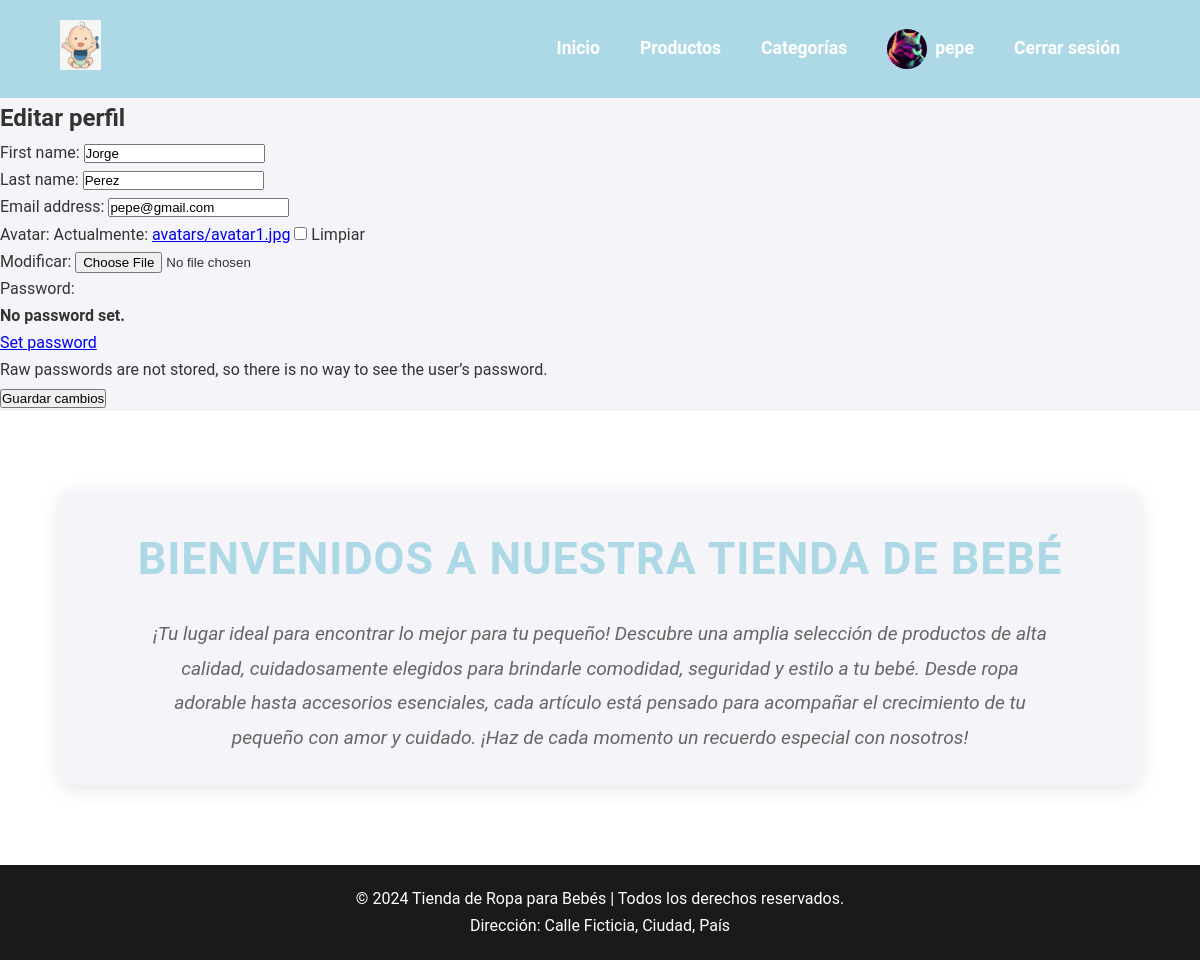
Screenshot of /profile/ (signed in) with the database file from the repository.
### registro/models.py (models this page shows, shortened)
class Usuario(AbstractUser):
    avatar = models.ImageField(upload_to='avatars/', null=True, blank=True)
    class Meta:
        permissions = [
            ("puede_hacer_scrum", "Puede hacer Scrum"),
        ]

### registro/views.py (the view)
# urls.py: path('profile/', views.profile, name='profile'),
@login_required
def profile(request):
    user = request.user
    if request.method == 'POST':
        form = ProfileForm(request.POST, request.FILES, instance=user)
        if form.is_valid():
            form.save()
            return redirect('profile')
    else:
        form = ProfileForm(instance=user)
    return render(request, 'registro/profile.html', {'form': form})

### registro/forms.py
class ProfileForm(UserChangeForm):
    avatar = forms.ImageField(required=False)
    class Meta:
        model = Usuario
        fields = ['first_name', 'last_name', 'email', 'avatar']

### registro/templates/registro/profile.html (shortened to what this page needs)
{% extends 'producto/index.html' %}
{% block content %}
  <h2>Editar perfil</h2>
  <form method="POST" enctype="multipart/form-data">
    {{ form.as_p }}
    <button type="submit">Guardar cambios</button>
  </form>
{% endblock %}

### producto/templates/producto/index.html (shortened to what this page needs)
{% load static %}
<!DOCTYPE html>
<html lang="es">
<head>
    <link rel="stylesheet" href="{% static 'css/styles.css' %}">
</head>
<body>
    <header>
        <div class="container">
            <div class="logo">
                <img src="{% static 'media/logo.png' %}" alt="Logo Tienda Bebé">
            </div>
            <nav>
                <ul>
                    <li><a href="{% url 'index' %}">Inicio</a></li>
                    <li><a href="{% url 'listado_productos' %}">Productos</a></li>
                    <li><a href="{% url 'listado_categorias' %}">Categorías</a></li>
                    {% if user.is_authenticated %}
                        <li>
                            <a href="{% url 'profile' %}" class="user-profile">
                                {% if user.avatar %}
                                    <img src="{{ user.avatar.url }}" alt="{{ user.username }}" class="avatar">
                                {% else %}
                                    <img src="{% static 'media/default-avatar.png' %}" alt="Avatar por defecto" class="avatar">
                                {% endif %}
                                <span class="header-link">{{ user.username }}</span>
                            </a>
                        </li>
                        <li><a href="{% url 'logout' %}">Cerrar sesión</a></li>
                    {% else %}
                        <li><a href="{% url 'login' %}">Iniciar sesión</a></li>
                        <li><a href="{% url 'registro' %}">Registrar</a></li>
                    {% endif %}
                </ul>
            </nav>
        </div>
    </header>
    {% block content %}
    {% endblock %}
    <main>
        <div class="container">
            <section class="intro">
                <h1>Bienvenidos a nuestra tienda de bebé</h1>
                <p>¡Tu lugar ideal para encontrar lo mejor para tu pequeño! Descubre una amplia selección de productos de alta calidad, cuidadosamente elegidos para brindarle comodidad, seguridad y estilo a tu bebé. Desde ropa adorable hasta accesorios esenciales, cada artículo está pensado para acompañar el crecimiento de tu pequeño con amor y cuidado. ¡Haz de cada momento un recuerdo especial con nosotros!</p>
            </section>
        </div>
    </main>
    <footer>
        <div class="container">
            <p>&copy; 2024 Tienda de Ropa para Bebés | Todos los derechos reservados.</p>
            <p>Dirección: Calle Ficticia, Ciudad, País</p>
        </div>
    </footer>
</body>
</html>

### producto/static/css/styles.css (style rules this page uses)
* { margin: 0; padding: 0; box-sizing: border-box; }
:root { --primary-color: #add8e6; --secondary-color: #ff5722; --accent-color: #ff5c8d; --text-color: #333; --background-color: #f4f4f9; --footer-bg: #1a1a1a; }
.intro { text-align: center; margin: 40px 0; padding: 30px; background-color: var(--background-color); border-radius: 10px; box-shadow: 0 4px 20px rgba(0, 0, 0, 0.1); }
.intro h1 { font-size: 2.8rem; color: var(--primary-color); margin-bottom: 20px; font-weight: 600; text-transform: uppercase; letter-spacing: 1px; }
.intro p { font-size: 1.2rem; color: #666; line-height: 1.8; max-width: 900px; margin: 0 auto; font-style: italic; }
body { font-family: 'Roboto', sans-serif; line-height: 1.7; background-color: var(--background-color); color: var(--text-color); padding: 0; margin: 0; }
header { background-color: var(--primary-color); padding: 20px 0; transition: background-color 0.5s ease; }
header .container { display: flex; justify-content: space-between; align-items: center; }
header .logo img { height: 50px; }
header nav ul { list-style: none; display: flex; align-items: center; }
header nav ul li { margin: 0 20px; }
header nav ul li a { text-decoration: none; color: #fff; font-weight: bold; font-size: 1.1rem; transition: color 0.3s ease; display: flex; align-items: center; }
.user-profile { display: flex; align-items: center; text-decoration: none; }
header nav ul li a img.avatar { width: 40px; height: 40px; border-radius: 50%; margin-right: 8px; }
main { padding: 40px 0; background-color: #fff; }
.container { width: 90%; margin: 0 auto; max-width: 1200px; }
footer { background-color: var(--footer-bg); color: #fff; padding: 20px 0; text-align: center; }
footer p { font-size: 1rem; }

### rows the page displays
Usuario: avatar (picture), username "pepe", first_name "Jorge", last_name "Perez", email "pepe@gmail.com"
